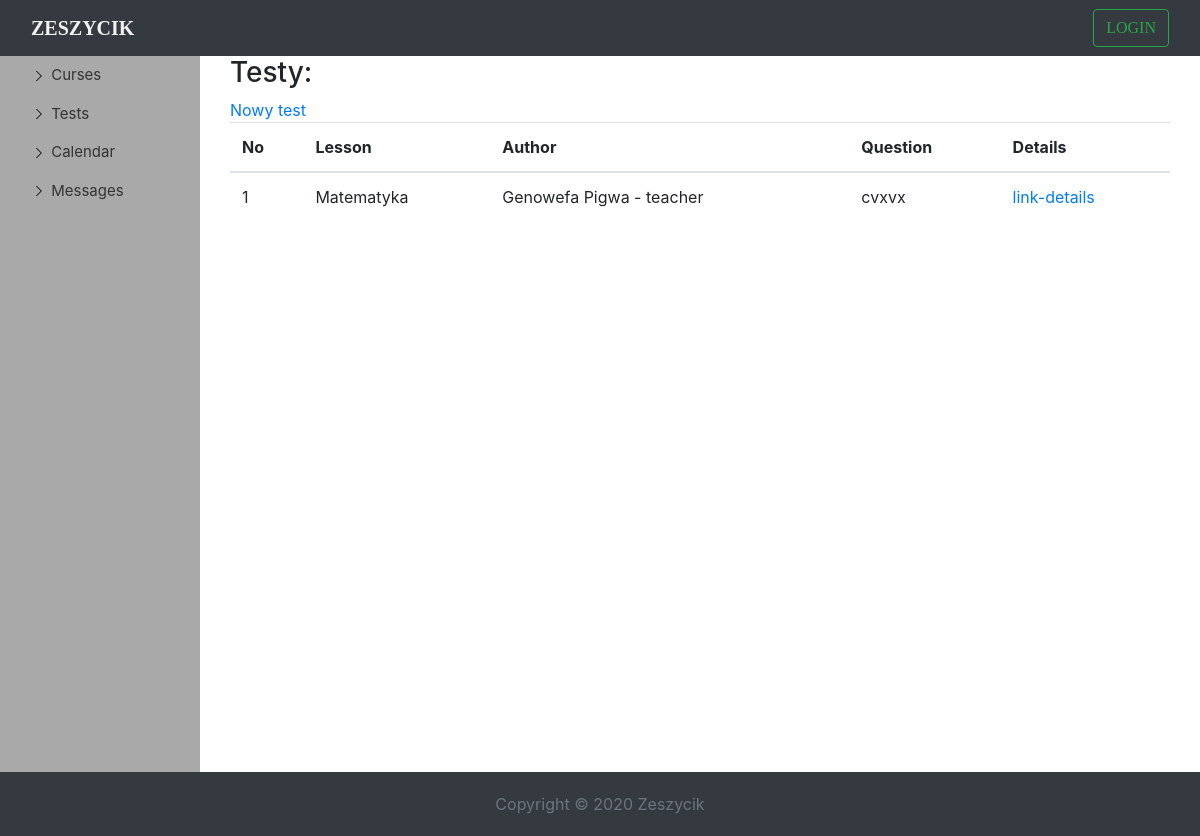
The app's page /studenttests, older data.
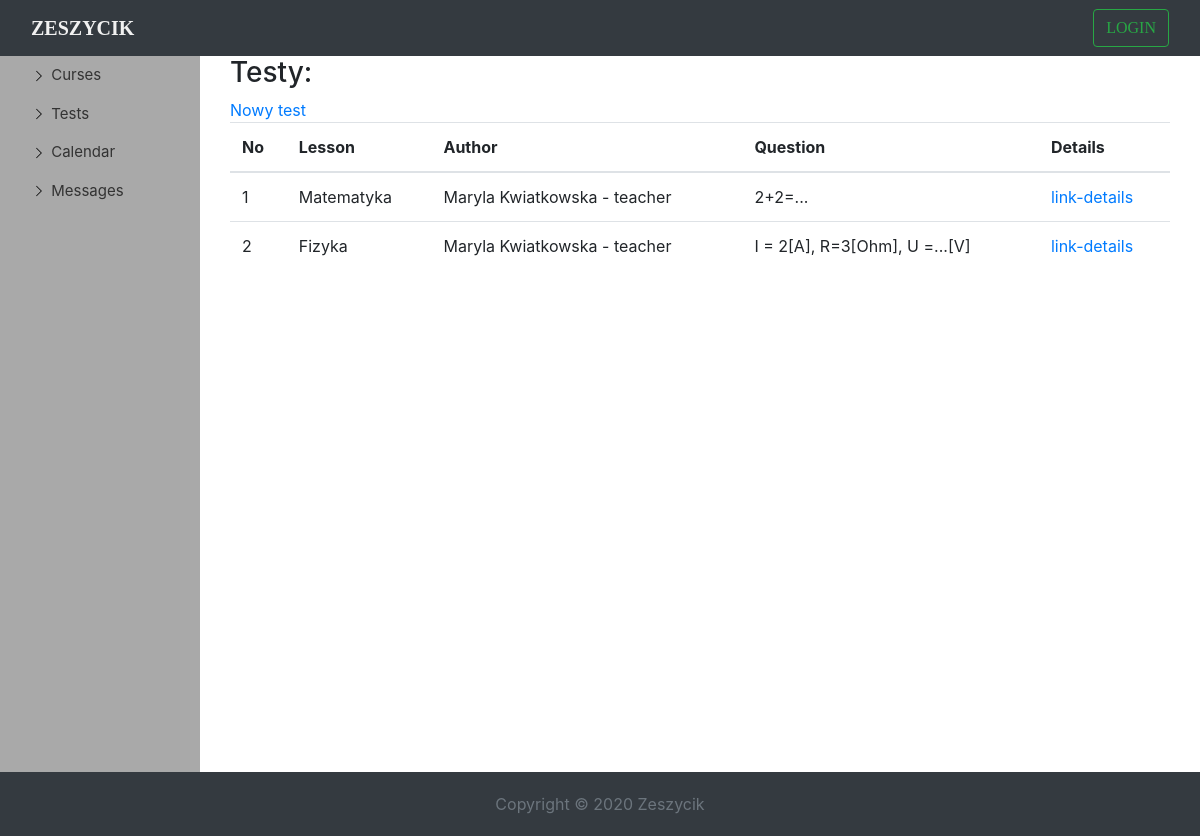
The same page, newer data.
### school/models.py (models this page shows, shortened)
class StudentTest(models.Model):
    lesson = models.ForeignKey(Lesson, on_delete=models.CASCADE)
    author = models.ForeignKey(SchoolUser, on_delete=models.DO_NOTHING)
    question = models.CharField(max_length=250)
    answer_right = models.CharField(max_length=5, default='')
    answer_1 = models.CharField(max_length=150, default='')
    answer_2 = models.CharField(max_length=150, default='')
    answer_3 = models.CharField(max_length=150, default='')
    answer_4 = models.CharField(max_length=150, default='')

class Lesson(models.Model):
    name = models.CharField(max_length=150, unique=True, blank=False)
    description = models.CharField(max_length=250)
    teacher = models.ForeignKey(SchoolUser, on_delete=models.SET_NULL, null=True, blank=True, related_name='teacher')
    date = models.DateTimeField(default=timezone.now)
    data = models.FileField(blank=True, null=True)
    students = models.ManyToManyField(SchoolUser, null=True, blank=True, related_name='students')
    def __str__(self):
        return self.name

class SchoolUser(models.Model):
    USERS_KIND = [
        ('administrator', 'Dyrektor'),
        ('teacher', 'Nauczyciel'),
        ('student', 'Uczeń')
    ]
    user = models.OneToOneField(User, on_delete=models.CASCADE, null=True, blank=True)
    permissions = models.CharField(choices=USERS_KIND, max_length=15)
    grades = models.CharField(max_length=150, default='')
    def __str__(self):
        return f'{self.user.first_name} {self.user.last_name} - {self.permissions}'

### school/views.py (the view)
# urls.py: path('studenttests', StudentTestListView.as_view(), name='studenttest_list'),
class StudentTestListView(ListView):
    template_name = 'studenttest_list.html'
    model = StudentTest
    context_object_name = 'studenttests'

### school/templates/studenttest_list.html (shortened to what this page needs)
{% extends 'dashboard2.html' %}
{% load static %}
{% block title %}
     <div class="container-fluid" id="dashborad-container">
      <h3>Testy:</h3>
    <a href="{% url 'studenttest_create' %}">Nowy test</a>
    <div class=" table table-responsive-md">
      <table class="table">
          <thead>
            <th scope="col">No</th>
            <th scope="col">Lesson</th>
            <th scope="col">Author</th>
            <th scope="col">Question</th>
            <th scope="col">Details</th>
          </thead>
          <tbody>
            {% for test in studenttests %}
                <tr >
                    <td>{{ test.pk }}</td>
                    <td>{{ test.lesson }}</td>
                    <td>{{ test.author }}</td>
                    <td>{{ test.question }}</td>
                    <td>
                        <a href="{% url 'studenttest_detail' test.pk %}">link-details</a>
                    </td>
                </tr>
            {% endfor %}
          </tbody>
      </table>
    </div>
    </div>
{% endblock title %}

Row changes from the older to the newer data that the page shows:
changed StudentTest "Matematyka": author "Genowefa Pigwa - teacher" → "Maryla Kwiatkowska - teacher"; question "cvxvx" → "2+2=..."
added StudentTest: pk "2", lesson "Fizyka", author "Maryla Kwiatkowska - teacher", question "I = 2[A], R=3[Ohm], U =...[V]"
